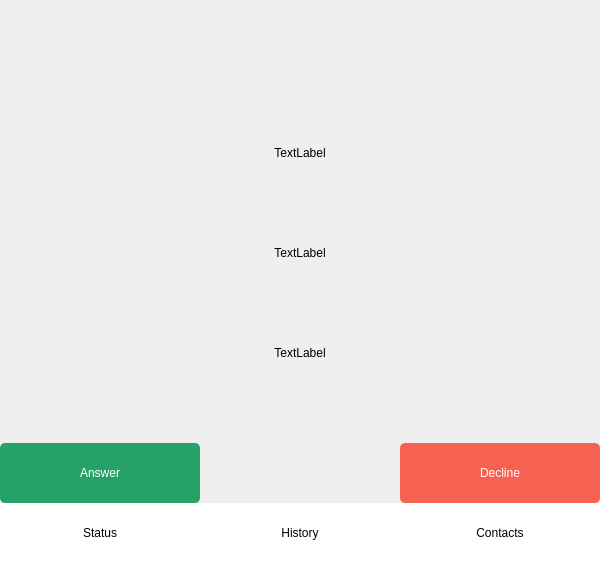
<?xml version="1.0" encoding="UTF-8"?>
<ui version="4.0">
 <class>Form</class>
 <widget class="QWidget" name="Form">
  <property name="geometry">
   <rect>
    <x>0</x>
    <y>0</y>
    <width>600</width>
    <height>563</height>
   </rect>
  </property>
  <property name="minimumSize">
   <size>
    <width>600</width>
    <height>0</height>
   </size>
  </property>
  <property name="maximumSize">
   <size>
    <width>16777215</width>
    <height>16777215</height>
   </size>
  </property>
  <property name="windowTitle">
   <string>Form</string>
  </property>
  <property name="styleSheet">
   <string notr="true"/>
  </property>
  <layout class="QFormLayout" name="formLayout">
   <property name="horizontalSpacing">
    <number>0</number>
   </property>
   <property name="verticalSpacing">
    <number>0</number>
   </property>
   <property name="leftMargin">
    <number>0</number>
   </property>
   <property name="topMargin">
    <number>0</number>
   </property>
   <property name="rightMargin">
    <number>0</number>
   </property>
   <property name="bottomMargin">
    <number>0</number>
   </property>
   <item row="0" column="0" colspan="2">
    <layout class="QHBoxLayout" name="horizontalLayout_9">
     <property name="topMargin">
      <number>0</number>
     </property>
     <item>
      <spacer name="horizontalSpacer">
       <property name="orientation">
        <enum>Qt::Horizontal</enum>
       </property>
       <property name="sizeHint" stdset="0">
        <size>
         <width>40</width>
         <height>20</height>
        </size>
       </property>
      </spacer>
     </item>
     <item>
      <widget class="QPushButton" name="Settings_button">
       <property name="text">
        <string/>
       </property>
       <property name="icon">
        <iconset>
         <normaloff>../images/cogs.png</normaloff>../images/cogs.png</iconset>
       </property>
       <property name="iconSize">
        <size>
         <width>24</width>
         <height>40</height>
        </size>
       </property>
       <property name="flat">
        <bool>true</bool>
       </property>
      </widget>
     </item>
    </layout>
   </item>
   <item row="3" column="0" colspan="2">
    <layout class="QHBoxLayout" name="horizontalLayout_4">
     <property name="topMargin">
      <number>0</number>
     </property>
     <item>
      <spacer name="horizontalSpacer_3">
       <property name="orientation">
        <enum>Qt::Horizontal</enum>
       </property>
       <property name="sizeHint" stdset="0">
        <size>
         <width>40</width>
         <height>20</height>
        </size>
       </property>
      </spacer>
     </item>
     <item>
      <layout class="QVBoxLayout" name="verticalLayout">
       <property name="spacing">
        <number>0</number>
       </property>
       <property name="leftMargin">
        <number>0</number>
       </property>
       <item>
        <widget class="QLabel" name="Status_Label">
         <property name="minimumSize">
          <size>
           <width>500</width>
           <height>100</height>
          </size>
         </property>
         <property name="styleSheet">
          <string notr="true">font: 18pt &quot;Ubuntu&quot;;</string>
         </property>
         <property name="text">
          <string>TextLabel</string>
         </property>
         <property name="alignment">
          <set>Qt::AlignCenter</set>
         </property>
        </widget>
       </item>
       <item>
        <widget class="QLabel" name="Name_Label">
         <property name="minimumSize">
          <size>
           <width>500</width>
           <height>100</height>
          </size>
         </property>
         <property name="styleSheet">
          <string notr="true">font: 24pt &quot;Ubuntu&quot;;</string>
         </property>
         <property name="text">
          <string>TextLabel</string>
         </property>
         <property name="alignment">
          <set>Qt::AlignCenter</set>
         </property>
        </widget>
       </item>
       <item>
        <widget class="QLabel" name="Number_Label">
         <property name="minimumSize">
          <size>
           <width>500</width>
           <height>100</height>
          </size>
         </property>
         <property name="styleSheet">
          <string notr="true">font: 22pt &quot;Ubuntu&quot;;</string>
         </property>
         <property name="text">
          <string>TextLabel</string>
         </property>
         <property name="alignment">
          <set>Qt::AlignCenter</set>
         </property>
        </widget>
       </item>
      </layout>
     </item>
     <item>
      <spacer name="horizontalSpacer_2">
       <property name="orientation">
        <enum>Qt::Horizontal</enum>
       </property>
       <property name="sizeHint" stdset="0">
        <size>
         <width>40</width>
         <height>20</height>
        </size>
       </property>
      </spacer>
     </item>
    </layout>
   </item>
   <item row="5" column="0" colspan="2">
    <layout class="QHBoxLayout" name="horizontalLayout_2">
     <property name="topMargin">
      <number>0</number>
     </property>
     <item>
      <widget class="QPushButton" name="Answer_Button">
       <property name="minimumSize">
        <size>
         <width>0</width>
         <height>60</height>
        </size>
       </property>
       <property name="styleSheet">
        <string notr="true">QPushButton { background-color: rgba(38, 162, 105, 255);
gridline-color: rgb(198, 70, 0);
font: 16pt &quot;Ubuntu&quot;;
color: rgb(255, 255, 255);
border: 0px;
border-radius: 5px;}
QPushButton:focusressed {background-color: qlineargradient(spread:pad, x1:0, y1:0, x2:0, y2:1, stop:0 rgba(38, 162, 105, 255), stop:1 rgba(15, 63, 42, 255));
gridline-color: rgb(198, 70, 0);
font: 16pt &quot;Ubuntu&quot;;
color: rgba(38, 162, 105, 255);
border: 0px; }
 QPushButton:focus {background-color: rgba(255, 255, 255, 255);
gridline-color: rgb(198, 70, 0);
font: 16pt &quot;Ubuntu&quot;;
color: rgba(38, 162, 105, 255);
border: 0px; 
border-radius: 5px;}
</string>
       </property>
       <property name="text">
        <string>Answer</string>
       </property>
       <property name="iconSize">
        <size>
         <width>24</width>
         <height>24</height>
        </size>
       </property>
      </widget>
     </item>
     <item>
      <widget class="QPushButton" name="Call_button">
       <property name="minimumSize">
        <size>
         <width>0</width>
         <height>60</height>
        </size>
       </property>
       <property name="text">
        <string/>
       </property>
       <property name="flat">
        <bool>true</bool>
       </property>
      </widget>
     </item>
     <item>
      <widget class="QPushButton" name="Hang_Button">
       <property name="minimumSize">
        <size>
         <width>0</width>
         <height>60</height>
        </size>
       </property>
       <property name="styleSheet">
        <string notr="true">QPushButton { background-color: rgb(246, 97, 81);
gridline-color: rgb(198, 70, 0);
font: 16pt &quot;Ubuntu&quot;;
color: rgb(255, 255, 255);
border: 0px;
border-radius: 5px;}
QPushButton:focusressed {background-color: qlineargradient(spread:pad, x1:0, y1:0, x2:0, y2:1, stop:0 rgba(38, 162, 105, 255), stop:1 rgb(255, 255, 255););
gridline-color: rgb(198, 70, 0);
font: 16pt &quot;Ubuntu&quot;;
color: rgb(246, 97, 81);
border: 0px; }
 QPushButton:focus {background-color: rgb(255, 255, 255);
gridline-color: rgb(198, 70, 0);
font: 16pt &quot;Ubuntu&quot;;
color: rgb(246, 97, 81);
border: 0px; 
border-radius: 5px;}
</string>
       </property>
       <property name="text">
        <string>Decline</string>
       </property>
      </widget>
     </item>
    </layout>
   </item>
   <item row="6" column="0" colspan="2">
    <layout class="QHBoxLayout" name="horizontalLayout">
     <property name="spacing">
      <number>0</number>
     </property>
     <item>
      <widget class="QPushButton" name="Main_button">
       <property name="minimumSize">
        <size>
         <width>0</width>
         <height>60</height>
        </size>
       </property>
       <property name="styleSheet">
        <string notr="true">QPushButton { background-color: rgba(255, 255, 255, 255);
font: 12pt &quot;Ubuntu&quot;;
border: 0px;}
QPushButton:focuspressed {background-color: rgba(255, 255, 255, 255);
gridline-color: rgb(198, 70, 0);
font: 12pt &quot;Ubuntu&quot;;
color:black;
border: 0px; }
 QPushButton:pressed {background-color: rgba(150, 150, 150, 255);
gridline-color: rgb(198, 70, 0);
font: 12pt &quot;Ubuntu&quot;;
color:black;
border: 0px; }</string>
       </property>
       <property name="text">
        <string>Status</string>
       </property>
       <property name="icon">
        <iconset>
         <normaloff>../images/indicator.png</normaloff>../images/indicator.png</iconset>
       </property>
       <property name="iconSize">
        <size>
         <width>24</width>
         <height>24</height>
        </size>
       </property>
      </widget>
     </item>
     <item>
      <widget class="QPushButton" name="History_button">
       <property name="minimumSize">
        <size>
         <width>0</width>
         <height>60</height>
        </size>
       </property>
       <property name="styleSheet">
        <string notr="true">QPushButton { background-color: rgba(255, 255, 255, 255);
font: 12pt &quot;Ubuntu&quot;;
border: 0px;}
QPushButton:focuspressed {background-color: rgba(255, 255, 255, 255);
gridline-color: rgb(198, 70, 0);
font: 12pt &quot;Ubuntu&quot;;
color:black;
border: 0px; }
 QPushButton:pressed {background-color: rgba(150, 150, 150, 255);
gridline-color: rgb(198, 70, 0);
font: 12pt &quot;Ubuntu&quot;;
color:black;
border: 0px; }</string>
       </property>
       <property name="text">
        <string>History</string>
       </property>
       <property name="icon">
        <iconset>
         <normaloff>../images/history.png</normaloff>../images/history.png</iconset>
       </property>
       <property name="iconSize">
        <size>
         <width>24</width>
         <height>32</height>
        </size>
       </property>
      </widget>
     </item>
     <item>
      <widget class="QPushButton" name="Contacts_button">
       <property name="minimumSize">
        <size>
         <width>0</width>
         <height>60</height>
        </size>
       </property>
       <property name="styleSheet">
        <string notr="true">QPushButton { background-color: rgba(255, 255, 255, 255);
font: 12pt &quot;Ubuntu&quot;;
border: 0px;}
QPushButton:focuspressed {background-color: rgba(255, 255, 255, 255);
gridline-color: rgb(198, 70, 0);
font: 12pt &quot;Ubuntu&quot;;
color:black;
border: 0px; }
 QPushButton:pressed {background-color: rgba(150, 150, 150, 255);
gridline-color: rgb(198, 70, 0);
font: 12pt &quot;Ubuntu&quot;;
color:black;
border: 0px; }</string>
       </property>
       <property name="text">
        <string>Contacts</string>
       </property>
       <property name="icon">
        <iconset>
         <normaloff>../images/contacts.png</normaloff>../images/contacts.png</iconset>
       </property>
       <property name="iconSize">
        <size>
         <width>24</width>
         <height>24</height>
        </size>
       </property>
      </widget>
     </item>
    </layout>
   </item>
   <item row="4" column="0">
    <spacer name="verticalSpacer">
     <property name="orientation">
      <enum>Qt::Vertical</enum>
     </property>
     <property name="sizeHint" stdset="0">
      <size>
       <width>20</width>
       <height>40</height>
      </size>
     </property>
    </spacer>
   </item>
   <item row="2" column="0">
    <spacer name="verticalSpacer_2">
     <property name="orientation">
      <enum>Qt::Vertical</enum>
     </property>
     <property name="sizeHint" stdset="0">
      <size>
       <width>20</width>
       <height>40</height>
      </size>
     </property>
    </spacer>
   </item>
   <item row="1" column="0">
    <spacer name="verticalSpacer_3">
     <property name="orientation">
      <enum>Qt::Vertical</enum>
     </property>
     <property name="sizeHint" stdset="0">
      <size>
       <width>20</width>
       <height>40</height>
      </size>
     </property>
    </spacer>
   </item>
  </layout>
 </widget>
 <resources/>
 <connections/>
</ui>
